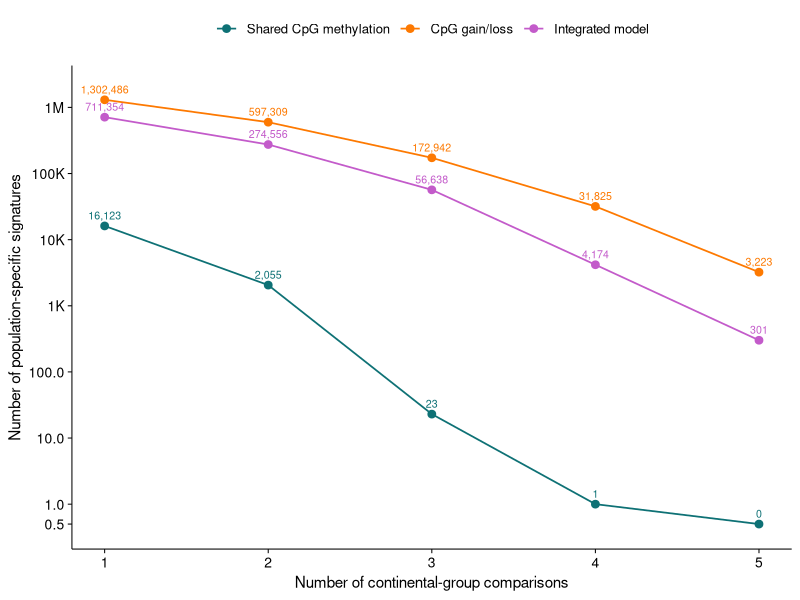

The R source for this figure:
library(tidyverse)
library(scales)

theme_set(theme_classic(base_size = 12))

df <- tribble(
  ~n_groups, ~`Shared CpG methylation`, ~`CpG gain/loss`, ~`Integrated model`,
  1,16123,1302486,711354,
  2,	2055,597309,274556,
  3	,23,172942,56638,
  4	,1,31825,4174,
  5	,0,3223,301,
)

plot_df <- df %>%
  pivot_longer(
    -n_groups,
    names_to = "signature",
    values_to = "count"
  ) %>%
  mutate(
    count_plot = ifelse(count == 0, 0.5, count),
    label = comma(count),
    signature = factor(
      signature,
      levels = c(
        "Shared CpG methylation",
        "CpG gain/loss",
        "Integrated model"
      )
    )
  )

p <- ggplot(plot_df, aes(x = n_groups, y = count_plot, color = signature),alpha = 0.6) +
  geom_line(linewidth = 0.6) +
  geom_point(size = 2.3) +
  geom_text(
    aes(label = label),
    size = 2.7,
    vjust = -0.8,
    show.legend = FALSE
  ) +
  scale_y_log10(
    labels = label_number(scale_cut = cut_short_scale()),
    breaks = c(0.5, 1, 10, 100, 1000, 10000, 100000, 1000000),
    limits = c(0.45, 2e6)
  ) +
  scale_x_continuous(
    breaks = 1:5,
    limits = c(1, 5)
  ) +
  scale_color_manual(
    values = c(
      "Shared CpG methylation" = "#0e7175",
      "CpG gain/loss" = "#fd7901",
      "Integrated model" = "#c35bca"
    )
  ) +
  labs(
    x = "Number of continental-group comparisons",
    y = "Number of population-specific signatures",
    color = NULL
  ) +
  theme(
    axis.text = element_text(size = 10, color = "black"),
    axis.title = element_text(size = 11, color = "black"),
    axis.line = element_line(linewidth = 0.35, color = "black"),
    axis.ticks = element_line(linewidth = 0.35, color = "black"),
    legend.position = "top",
    legend.text = element_text(size = 9.5),
    panel.grid = element_blank()
  )

ggsave(
  "population_specific_signature_overlap.pdf",
  plot = p,
  width = 5.2,
  height = 3.6,
  device = "pdf"
)
